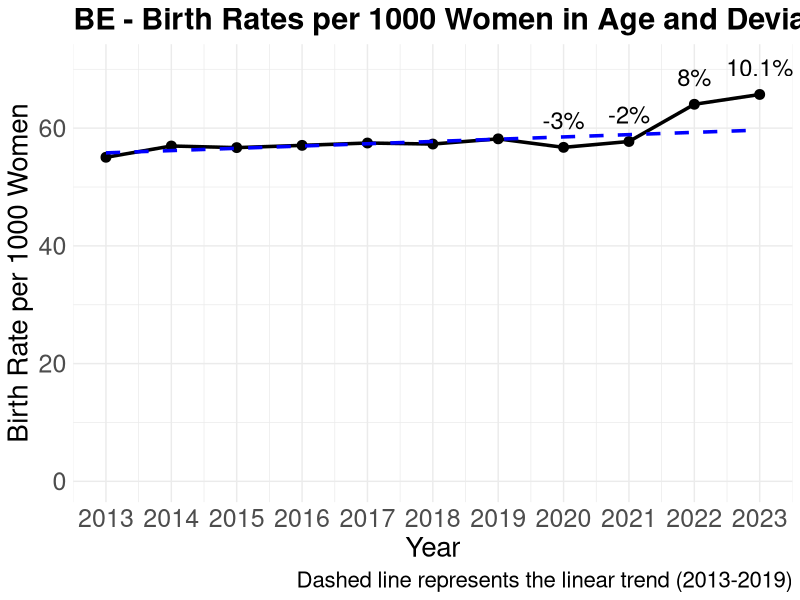

This chart was generated by the following R code:
library(ggplot2)
library(readr)
library(dplyr)

# Reads the CSV files
births_data <- read_csv('data/bg/births_by_year.csv')
women_data <- read_csv('data/bg/women_in_age_by_year.csv')

# Calculates the birth rate per 1000 women for each year
data <- births_data %>%
  inner_join(women_data, by = c("year" = "Year")) %>%
  mutate(birth_rate = (births / Total) * 1000)

# Fits a linear model to birth rates from 2013 to 2019
fit <- lm(birth_rate ~ year, data = data[data$year <= 2019,])

# Predicts birth rates for the years 2020 to 2023
data$predicted_rate <- predict(fit, newdata = data)

# Calculates the percentage deviation for the years 2020 to 2023
data$deviation <- with(data, 100 * (birth_rate - predicted_rate) / predicted_rate)

# Creates plot
ggplot(data, aes(x = year, y = birth_rate)) +
  geom_line(size = 1.2) +
  geom_point(size = 3) +
  geom_line(aes(y = predicted_rate), linetype = "dashed", color = "blue", size = 1.2) +
  geom_text(aes(label = ifelse(year >= 2020, paste0(round(deviation, 1), "%"), "")),
            vjust = -1, size = 6) +
  labs(title = "BE - Birth Rates per 1000 Women in Age and Deviation from Linear Trend (2013-2019)",
       x = "Year",
       y = "Birth Rate per 1000 Women",
       caption = "Dashed line represents the linear trend (2013-2019)") +
  theme_minimal() +
  ylim(0, max(data$birth_rate, na.rm = TRUE) + 5) +
  scale_x_continuous(breaks = 2013:2023) +
  theme(
    text = element_text(size = 18),
    plot.title = element_text(size = 22, face = "bold"),
    axis.title = element_text(size = 20),
    axis.text = element_text(size = 18),
    legend.title = element_text(size = 20),
    legend.text = element_text(size = 18),
    plot.caption = element_text(size = 16)
  )
